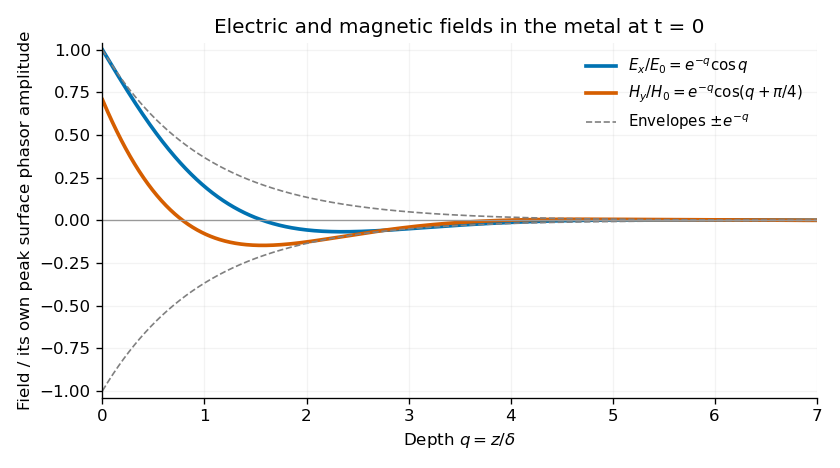

The script that drew this image:
#!/usr/bin/env python3
"""Plot good-conductor field profiles; write the PNG basename to cwd.

Tested with Python 3.14.4, numpy 2.3.5 and matplotlib 3.10.7 (+dfsg1).
Dependencies are already listed in the repository pyproject.toml.
"""
from pathlib import Path
import matplotlib
matplotlib.use("Agg")
import matplotlib.pyplot as plt
import numpy as np


def main():
    depth = np.linspace(0, 7, 800)
    envelope = np.exp(-depth)
    fig, ax = plt.subplots(figsize=(7.0, 3.9), dpi=120, facecolor="white")
    ax.set_facecolor("white")
    ax.plot(depth, envelope*np.cos(depth), color="#0072b2", lw=2.2,
            label=r"$E_x/E_0=e^{-q}\cos q$")
    ax.plot(depth, envelope*np.cos(depth+np.pi/4), color="#d55e00", lw=2.2,
            label=r"$H_y/H_0=e^{-q}\cos(q+\pi/4)$")
    ax.plot(depth, envelope, "--", color=".5", lw=1, label=r"Envelopes $\pm e^{-q}$")
    ax.plot(depth, -envelope, "--", color=".5", lw=1)
    ax.axhline(0, color=".6", lw=.8)
    ax.set(xlim=(0, 7), ylim=(-1.04, 1.04), xlabel=r"Depth $q=z/\delta$",
           ylabel="Field / its own peak surface phasor amplitude",
           title="Electric and magnetic fields in the metal at t = 0")
    ax.grid(alpha=.15)
    ax.legend(loc="upper right", fontsize=9, frameon=False)
    ax.spines[["top", "right"]].set_visible(False)
    fig.tight_layout()
    fig.savefig(Path(__file__).stem+".png", facecolor="white")
    plt.close(fig)


if __name__ == "__main__":
    main()
